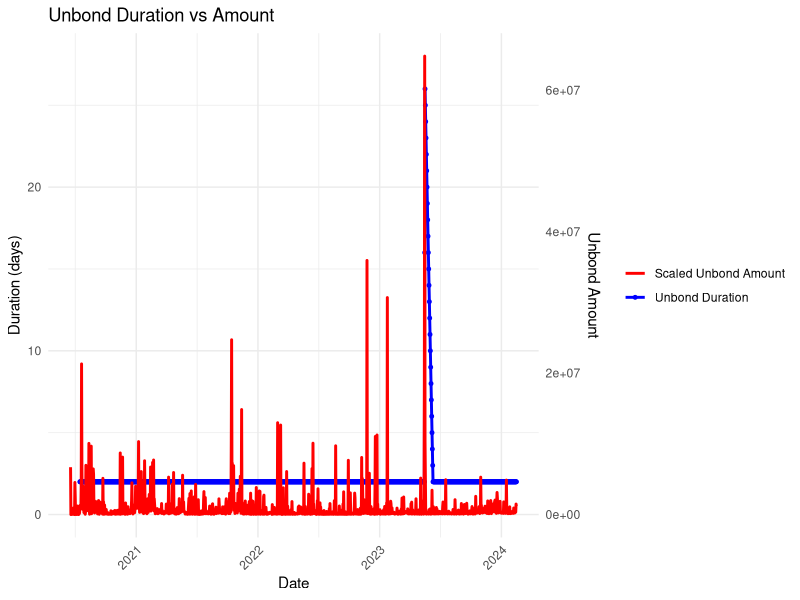

Here is the R script that generated this plot:
## ---- chunk 1
knitr::opts_chunk$set(echo = TRUE, warning = FALSE, message = FALSE)
library(dplyr)
library(ggplot2)
## ---- chunk 2
# ---- Load data ----
data <- read.csv("empirical_data.csv", stringsAsFactors = FALSE)
data$date <- as.Date(data$date)
data <- data %>% mutate(
  max_stake    = total_stake / 6,
  est_duration = NA_integer_
)
# We need at least 29 days to get one full 28-day history + 1 simulation point
stopifnot(nrow(data) >= 29)
## ---- chunk 3
# ---- Parameters ----
window_size <- 28  # maximum unbonding time
min_delay   <- 2   # minimum unbonding time

# ---- Calculate unbonding times ----
# The algorithm works as follows:
# For an unbonding request of amount $X_t$ in era $t$, and a threshold $\text{MAX\_UNSTAKE}_e$ (approximated as 1/6 of total stake in era $e$):
# 
# 1. If $X_t \geq \text{MAX\_UNSTAKE}_t$, assign a delay of **28 days**.
# 2. Otherwise, iterate backward up to 27 previous eras ($t-1, t-2, ..., t-27$):
#    * For each era $e$, compute the cumulative unbonded amount:
#      $$ \sum_{k=0}^{e} X_{t-k}$$
#    * Stop if the sum exceeds $\text{MAX\_UNSTAKE}_{t-k}$.
# 3. If the threshold is never exceeded, assign a minimum delay of **2 days**.
# 4. If exceeded in era $t-d$, assign a delay of $28 - d$ days.
# This is applied independently for each day's unbonding request.

n_records <- nrow(data)
for (i in seq(window_size + 1, n_records)) {
  amount <- data$unbonded_amount[i]
  e <- 0
  # backwards scan
  for (k in seq_len(window_size)) {
    idx <- i - k + 1
    if (idx < 1) break
    # sum of unbonds from day idx through i, inclusive
    sum_window <- sum(data$unbonded_amount[idx:i], na.rm = TRUE)
    if (sum_window <= data$max_stake[idx]) {
      e <- e + 1
    } else {
      break
    }
  }
  duration <- window_size - e
  data$est_duration[i] <- max(duration, min_delay)
}
## ---- chunk 4
ggplot(data, aes(x = date)) +
  # Unbond Duration series with points
  geom_line(aes(y = est_duration, color = "Unbond Duration"), size = 1) +
  geom_point(aes(y = est_duration, color = "Unbond Duration"), size = 1) +
  # Scaled Unbond Amount series with line
  geom_line(aes(
    y = (unbonded_amount / max(data$unbonded_amount)) * window_size,
    color = "Scaled Unbond Amount"
  ), size = 1) +
  scale_y_continuous(
    name = "Duration (days)",
    limits = c(0, window_size),
    sec.axis = sec_axis(~ . * max(data$unbonded_amount) / window_size, name = "Unbond Amount")
  ) +
  scale_color_manual(
    values = c("Unbond Duration" = "blue", "Scaled Unbond Amount" = "red"),
    guide = guide_legend(title = NULL)
  ) +
  labs(title = "Unbond Duration vs Amount", x = "Date") +
  theme_minimal() +
  theme(axis.text.x = element_text(angle = 45, hjust = 1))
## ---- chunk 5
avg_dur <- mean(data$est_duration, na.rm = TRUE)
cat("Average unbond duration:", round(avg_dur, 1), "days\n")
